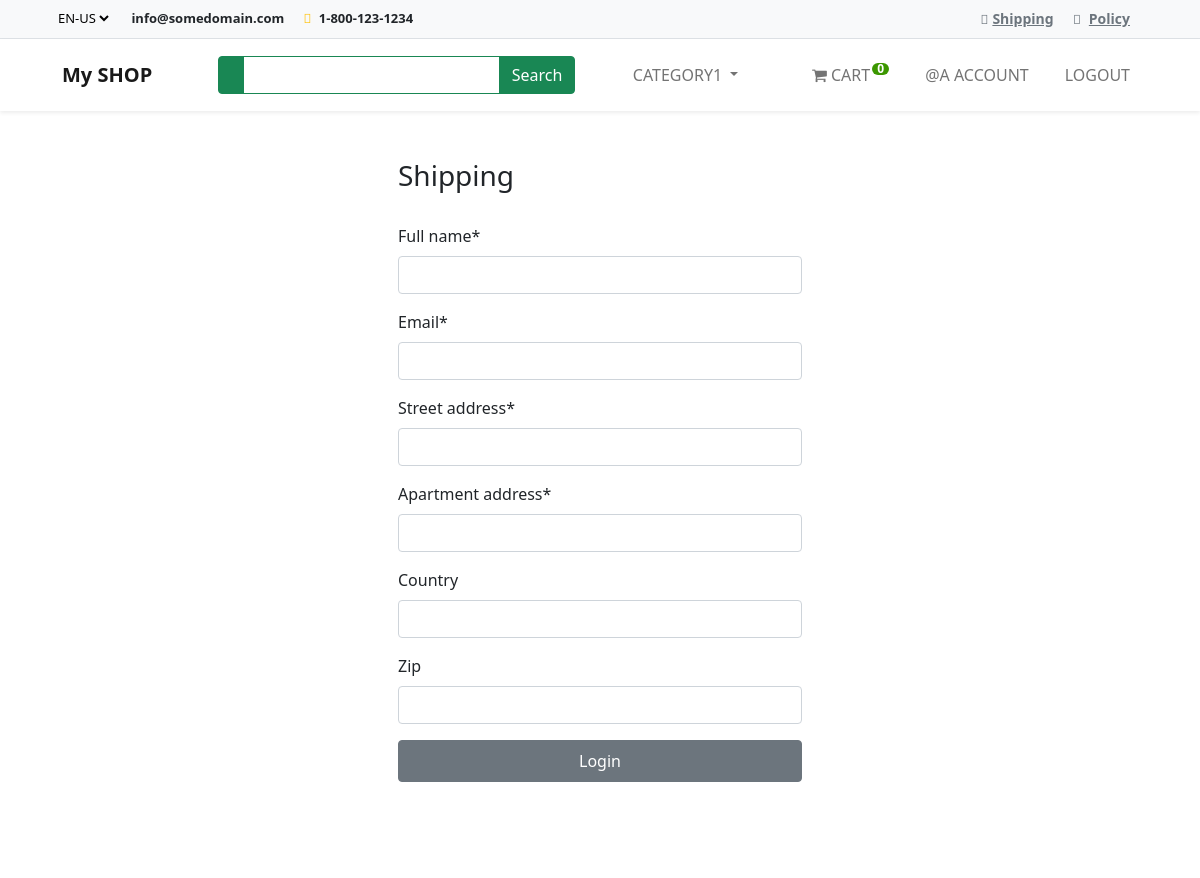
Before: /payment/shipping/ (signed in) with the older database file.
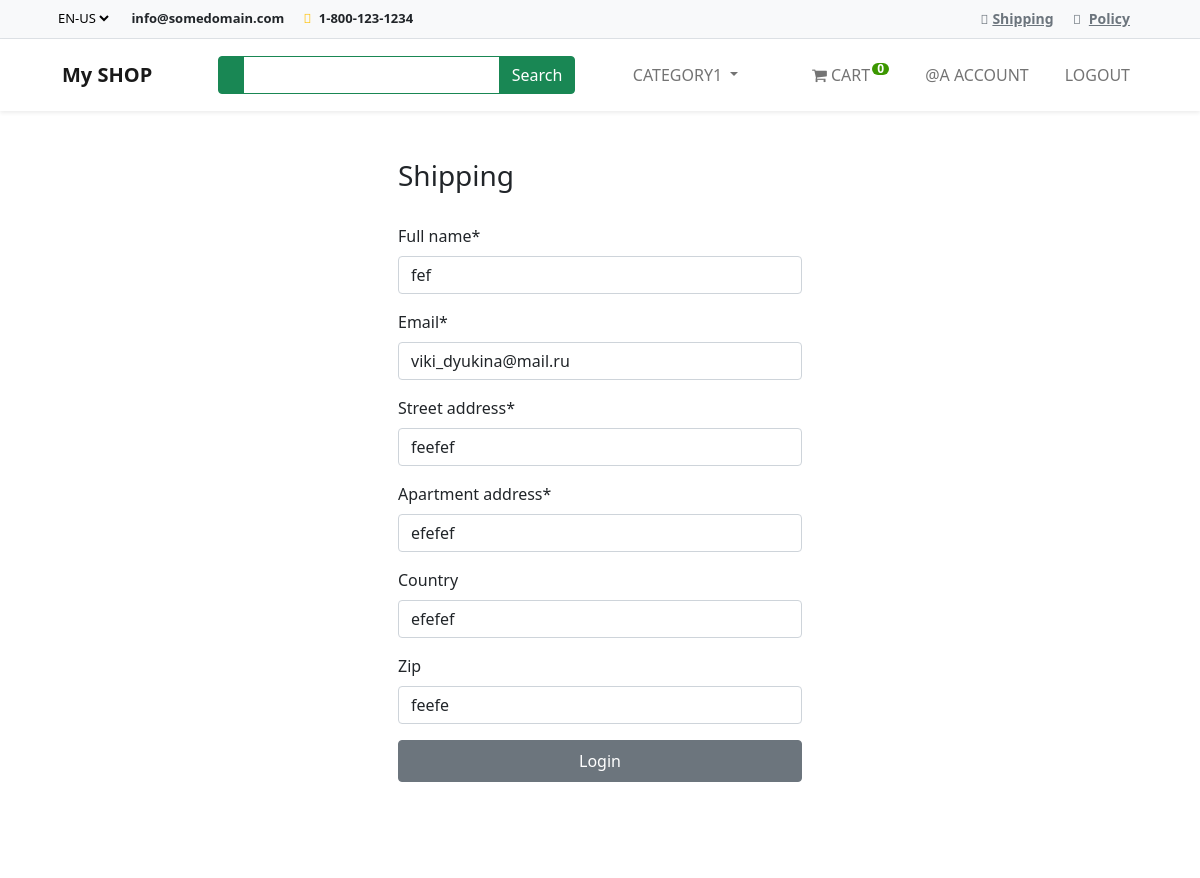
After: the same page with the newer database file.
### shop/models.py (models this page shows, shortened)
class Category(models.Model):
    name = models.CharField(max_length=200, db_index=True, verbose_name='Category Name')
    parent = models.ForeignKey('self', on_delete=models.CASCADE, null=True, blank=True,related_name='children',
                               verbose_name='Parent category')
    slug = models.SlugField(max_length=200, null=False, unique=True, editable=True, verbose_name='URL')
    created_at = models.DateTimeField(auto_now_add=True, verbose_name='Date')
    class Meta:
        ordering = ['name']
        unique_together = ('name', 'slug')
        verbose_name = 'Category'
        verbose_name_plural = 'Categories'
    def get_absolute_url(self):
        return reverse('shop:category_list', kwargs={'slug': self.slug})

### payment/models.py (models this page shows, shortened)
class ShippingAddress(models.Model):
    full_name = models.CharField(max_length=100)
    email = models.EmailField(max_length=254)
    street_address = models.CharField(max_length=100)
    apartment_address = models.CharField(max_length=100)
    country = models.CharField(max_length=100, blank=True, null=True)
    zip = models.CharField(max_length=100, blank=True, null=True)
    user = models.ForeignKey(
        User, on_delete=models.CASCADE, blank=True, null=True)

### payment/views.py (the view, shortened to what this page needs)
# urls.py: path('shipping/', views.shipping, name='shipping'),
@login_required(login_url='account:login')
def shipping(request):
    try:
        shipping_address = ShippingAddress.objects.get(user=request.user)
    except ShippingAddress.DoesNotExist:
        shipping_address = None
    form = ShippingAddressForm(instance=shipping_address)
    return render(request, 'shipping/shipping.html', {'form': form})

### payment/forms.py
class ShippingAddressForm(forms.ModelForm):
    class Meta:
        model = ShippingAddress
        fields = ['full_name', 'email', 'street_address', 'apartment_address', 'country','zip']
        exclude = ['user']

### cart/cart.py (called while the page is built)
    def __len__(self):
        return sum(item['qty'] for item in self.cart.values())

### cart/context_processors.py (called while the page is built)
def cart(request):
    return {'cart': Cart(request)}

### shop/context_processors.py (called while the page is built)
def categories(request):
    categories = Category.objects.filter(parent=None)
    return {'categories': categories}

### payment/templates/shipping/shipping.html (shortened to what this page needs)
{%  include "base.html" %}
{% load static %}
{% load crispy_forms_tags %}
{% block content %}
<div class="container bg-white shadow-md p-5 form-layout">
    <h3>Shipping</h3>
    <br>
    <form method="post">
        {{ form|crispy }}
        <button type="submit" class="btn btn-secondary w-100 btn-block p-2 btn-register">Login</button>
    </form>
    <br>
</div>
{% endblock content %}

### shop/templates/base.html (shortened to what this page needs)
{% load static %}
<!DOCTYPE html>
<html>
  <head>
    <link
      rel="stylesheet"
      href="https://bootswatch.com/5/flatly/bootstrap.min.css"
    />
    <link
      rel="stylesheet"
      href="https://cdnjs.cloudflare.com/ajax/libs/font-awesome/4.7.0/css/font-awesome.min.css"
    />
    <link
      href="https://cdn.jsdelivr.net/npm/bootstrap@5.1.3/dist/css/bootstrap.min.css"
      rel="stylesheet"
    />
  </head>
  <body>
    <div class="superNav border-bottom py-2 bg-light">
      <div class="container">
        <div class="row">
          <div class="col-lg-6 col-md-6 col-sm-12 col-xs-12 centerOnMobile">
            <select class="me-3 border-0 bg-light">
              <option value="en-us">EN-US</option>
            </select>
            <span
              class="d-none d-lg-inline-block d-md-inline-block d-sm-inline-block d-xs-none me-3"
              ><strong>info@somedomain.com</strong></span
            >
            <span class="me-3"
              ><i class="fa-solid fa-phone me-1 text-warning"></i>
              <strong>1-800-123-1234</strong></span
            >
          </div>
          <div
            class="col-lg-6 col-md-6 col-sm-12 col-xs-12 d-none d-lg-block d-md-block-d-sm-block d-xs-none text-end"
          >
            <span class="me-3"
              ><i class="fa-solid fa-truck text-muted me-1"></i
              ><a class="text-muted" href="#">Shipping</a></span
            >
            <span class="me-3"
              ><i class="fa-solid fa-file text-muted me-2"></i
              ><a class="text-muted" href="#">Policy</a></span
            >
          </div>
        </div>
      </div>
    </div>
    <nav
      class="navbar navbar-expand-lg bg-white sticky-top navbar-light p-3 shadow-sm "
    >
      <div class="container">
        <a class="navbar-brand" href="{% url 'shop:products' %}"
          >
          <strong>My SHOP</strong></a
        >
        <div class="collapse navbar-collapse" id="navbarNavDropdown">
          <div class="ms-auto d-none d-lg-block">
            <div class="input-group">
              <span
                class="border-success input-group-text bg-success text-white"
                ></span>
              <input
                type="text"
                class="form-control border-success"
                style="color: #7a7a7a"
              />
              <button class="btn btn-success text-white">Search</button>
            </div>
          </div>
          <ul class="navbar-nav ms-auto">
            {% for i in categories %}
            {% if not i.children.all %}
              <li class="nav-item">
                <a class="nav-link" href="{{i.get_absolute_url}}">{{i.name|upper }}</a>
              </li>
            {% else %}
              <li class="nav-item dropdown">
                <a
                  class="nav-link dropdown-toggle"
                  href="{{i.get_absolute_url}}"
                  id="navbarDropdownMenuLink"
                  data-toggle="dropdown"
                  aria-haspopup="true"
                  aria-expanded="false"
                >
                {{i.name|upper}}
              </a>
            </li>
            {% endif %} {% endfor %}
          </ul>
          <ul class="navbar-nav ms-auto">
            <li class="nav-item">
              <a class="nav-link mx-2 text-uppercase" href="{% url 'cart:cart-view' %}"
                > <i class="fa fa-shopping-cart" aria-hidden="true"> </i> Cart
                <span id="lblCartCount" class="badge badge-warning ">
                  {% with cart_qty=cart|length%}
                    {% if cart_qty > 0 %}
                    {{cart_qty}}
                    {% else %}
                      0
                    {% endif %}
                  {% endwith %}
                </span>
                </a>
            </li>
             {% if request.user.is_authenticated %}
              <li class="nav-item">
                <a class="nav-link mx-2 text-uppercase" href="{% url 'account:dashboard' %}"
                  >@{{ user.username }} Account</a
                >
              </li>
              <li class="nav-item">
                <a class="nav-link mx-2 text-uppercase" href="{% url 'account:logout' %}"
                  > Logout</a
                >
              </li>
              {% endif %}
          </ul>
        </div>
      </div>
    </nav>
  </body>
</html>

### shop/templates/base.html (style rules this page uses)
.badge { padding-left: 9px; padding-right: 9px; -webkit-border-radius: 9px; -moz-border-radius: 9px; border-radius: 9px; }
#lblCartCount { font-size: 12px; background: #3c9700; color: #fff; padding: 0 5px; vertical-align: top; margin-left: -2px; }
a { font-size: 14px; font-weight: 700; }
.superNav { font-size: 13px; }
.form-control { outline: none !important; box-shadow: none !important; }
.form-layout { border-radius: 20px; width: 500px; }

Changed rows visible on the page:
added ShippingAddress: full_name "fef", email "viki_dyukina@mail.ru", street_address "feefef", apartment_address "efefef", country "efefef", zip "feefe"
